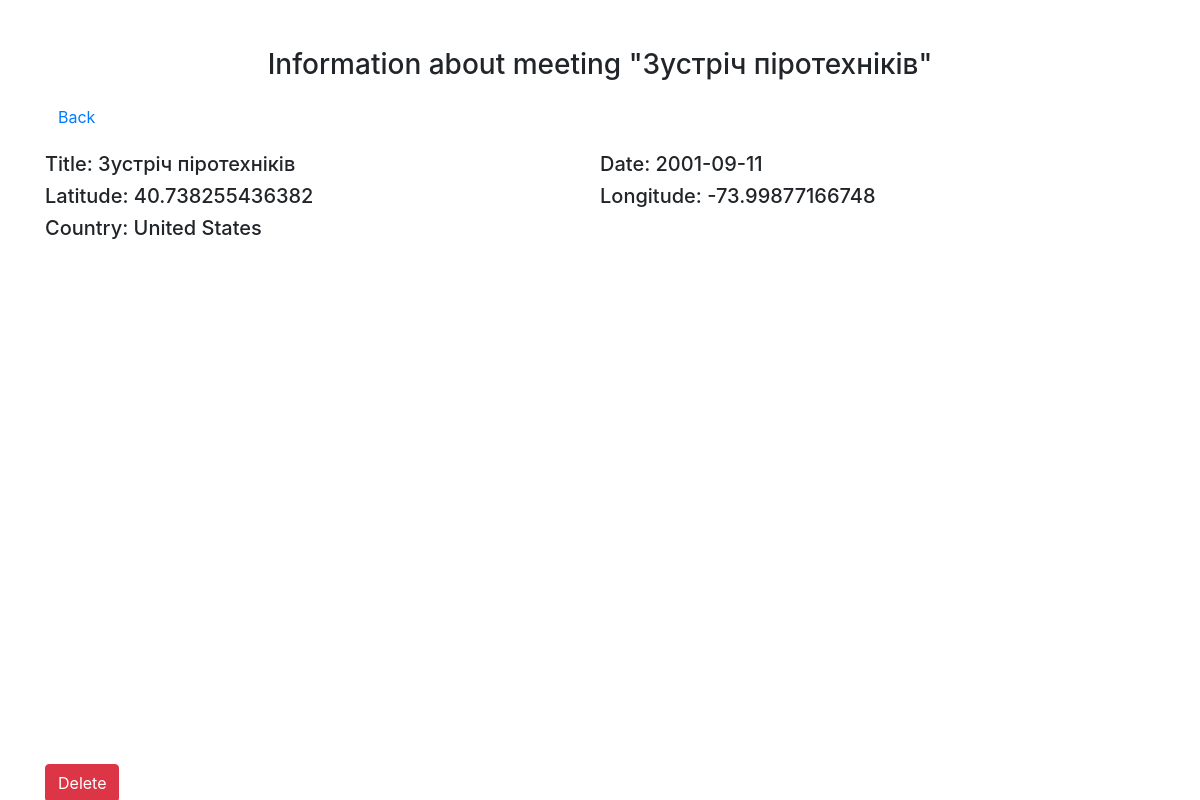
Page /info.php?id=35 on the earlier database version.
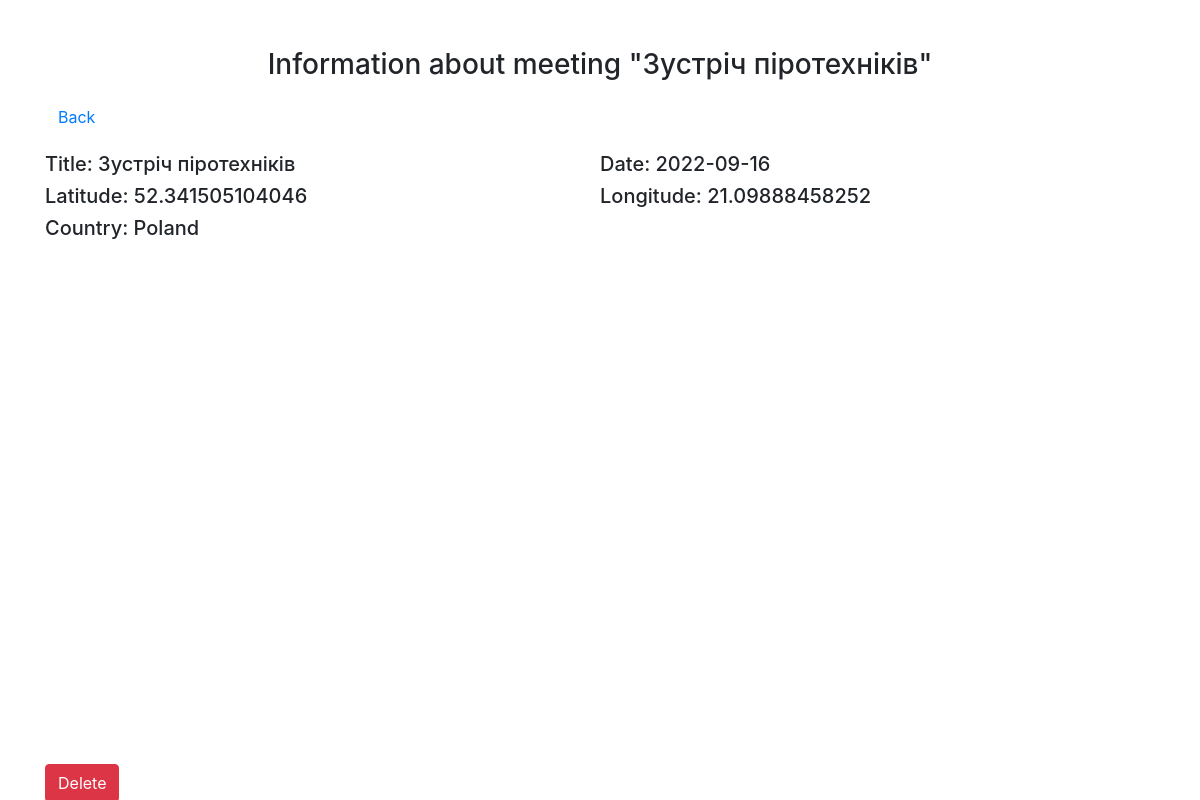
Same page on the later database version.
### tables this page shows
CREATE TABLE `meetings` (
  `id` int(11) NOT NULL,
  `title` varchar(255) DEFAULT NULL,
  `date` date NOT NULL,
  `latitude` double DEFAULT NULL,
  `longitude` double DEFAULT NULL,
  `country` varchar(255) DEFAULT NULL
);

### info.php (the view, shortened to what this page needs)
<?php
    require 'config/connect.php';
    $id = $_GET['id'];
    $sql = "SELECT * FROM `meetings` WHERE `meetings`.`id` = '$id'";
    $query = $pdo->prepare($sql);
    $query->execute( );
    $meet = $query->fetchAll(PDO::FETCH_ASSOC);
?>
<!DOCTYPE html>
<html lang="en">
    <head>
        <link rel="stylesheet" href="https://cdn.jsdelivr.net/npm/bootstrap@4.6.1/dist/css/bootstrap.min.css">
    </head>
    <body>
        <div class="container">
            <h3 class="text-center mt-5">Information about meeting "<?= $meet[0]['title'] ?>"</h3>
            <a href="index.php" class="btn btn-link mt-2">Back</a>
            <div class="d-flex justify-content-between flex-wrap mt-3">
                <h5 class="w-50">Title: <?= $meet[0]['title'] ?></h5>
                <h5 class="w-50">Date: <?= $meet[0]['date'] ?></h5>
                <?php if ($meet[0]['latitude'] != NULL) { ?>
                    <h5 class="w-50" id="latitude">Latitude: <span><?= $meet[0]['latitude'] ?></span></h5>
                    <h5 class="w-50" id="longitude">Longitude: <span><?= $meet[0]['longitude'] ?></span></h5>
                <?php
                }
                ?>
                <h5 class="w-50">Country: <?= $meet[0]['country'] ?></h5>
            </div>
            <?php if ($meet[0]['latitude'] != NULL) { ?>
                <div id="map"></div>
            <?php
            }
            ?>
            <a href='delete.php?id=<?= $id ?>' class="btn btn-danger mt-3">Delete</a>
        </div>
    </body>
</html>

Differences in the rows shown:
changed meetings "Зустріч піротехніків": date "2001-09-11" → "2022-09-16"; latitude "40.738255436382" → "52.341505104046"; longitude "-73.99877166748" → "21.09888458252"; country "United States" → "Poland"
